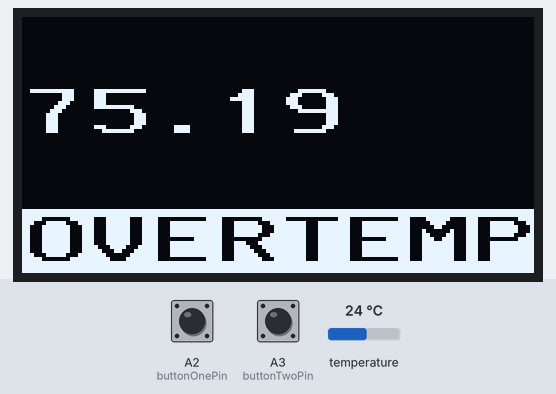
This sketch was run on a simulated Arduino Uno, built with avr-gcc and run on an emulated ATmega328P. On the bench: 128×64 one-colour display. Inputs (shaded band) come from the test bench; at power-on: temperature 24 °C, A2 (buttonOnePin) HIGH, A3 (buttonTwoPin) HIGH. What the sketch prints to the serial monitor is not drawn.

Above: at 2.4 s.
2.5 s: temperature set to 12 °C
At 3.1 s:
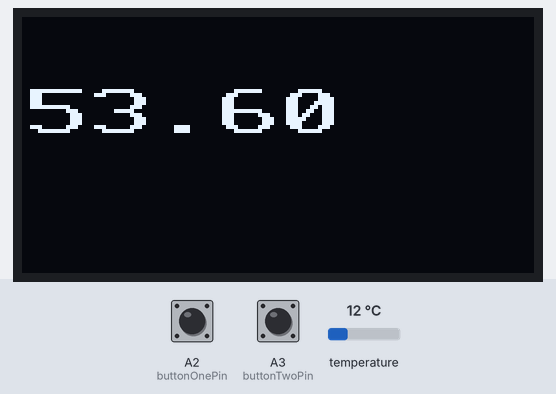
4.3 s: temperature set to 19 °C
At 5.6 s:
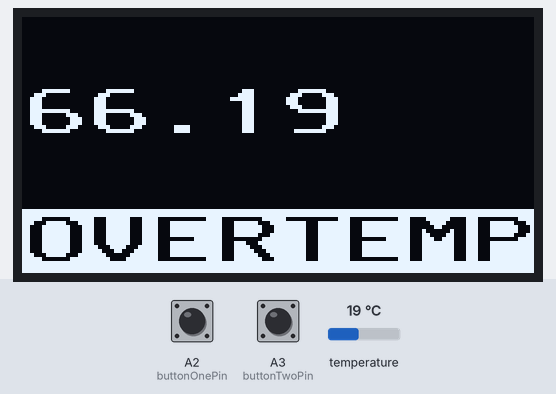
6.3 s: temperature set to 28 °C
At 7.4 s:
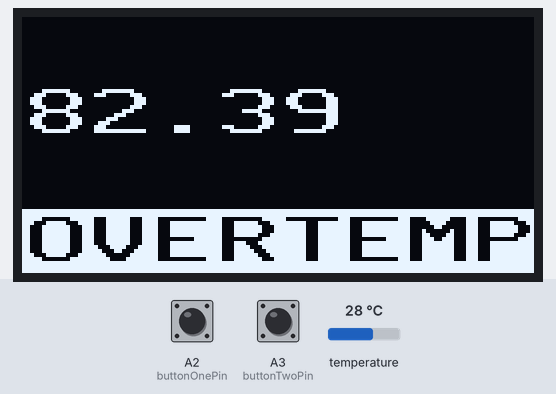
Timing chart, 0 to 9.3 s (numbered marks = the images above; inputs shaded):
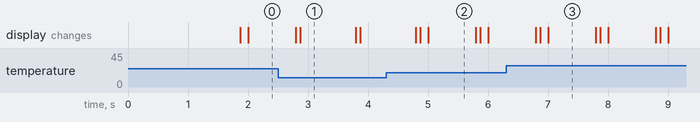

The sketch:

laser_water_temp.ino
```cpp
/*****************
 * Read and display temp from Dallas One Wire temp sensor to OLED.
 * Used for Laser Cutter Water bath monitor.
 * Uses Dallas Temp Sensor purchased from Amazon.
 * Weewooday DS18B20 1 m/ 3.2 Ft Digital Temperature Thermal Cable Waterproof Probe Sensor -55°C to +125°C
 */

// Include the libraries we need
#include <Arduino.h>
#include <U8x8lib.h>

#include <SPI.h>
#include <OneWire.h>
#include <DallasTemperature.h>

// Dallas Temp Sensor data wire is plugged into pin 3 on the Arduino
#define ONE_WIRE_BUS 3

// Setup a oneWire instance to communicate with any OneWire devices (not just Maxim/Dallas temperature ICs)
OneWire oneWire(ONE_WIRE_BUS);

// Pass our oneWire reference to Dallas Temperature.
DallasTemperature sensors(&oneWire);

/***********************************************************************/
static U8X8_SSD1306_128X64_NONAME_4W_HW_SPI u8x8(/* cs=*/ 7, /* dc=*/ 8, /* reset=*/ 6);
static const unsigned long display_update_interval = 1000;  // set timeout for updating display, 1000 ms = 1 second
static unsigned long last_time_display_update;        // running timeout for updating display
static const unsigned long displayOffTimeout = 300000;// set timeout for blanking display 60000 ms = 60 sec, 300000 ms = 5 minutes
static unsigned long last_displayOff_time;            // running timeout for blanking display
static bool displayON = true;

/***************** BUTTON SUPPORT ***************/
static const int buttonOnePin = A2;   // physical pins on the board
static const int buttonTwoPin = A3;
int buttonOneState;                   // the current reading from the input pin
int lastButtonOneState = HIGH;        // the previous reading from the input pin
int buttonTwoState;                   // the current reading from the input pin
int lastButtonTwoState = HIGH;        // the previous reading from the input pin

// the following variables are unsigned longs because the time, measured in
// milliseconds, will quickly become a bigger number than can be stored in an int.
unsigned long lastDebounceTimeButtonOne = 0;  // the last time the output pin was toggled
unsigned long lastDebounceTimeButtonTwo = 0;  // the last time the output pin was toggled
unsigned long debounceDelay = 50;             // the debounce time; increase if the output flickers

unsigned long timerNow;               // capture time now for checking against timeouts for display

/*
 * The setup function. We only start the sensors here
 */
void setup(void)
{
  // start serial port
  Serial.begin(115200);
  Serial.println("Dallas Temperature IC Control Library Demo");

  pinMode(buttonOnePin, INPUT_PULLUP);
  pinMode(buttonTwoPin, INPUT_PULLUP);

  // Start up the library
  sensors.begin();
  u8x8.begin();
  u8x8.setFlipMode(1);
  u8x8.setPowerSave(0);
}

/*
 * Main function, get and show the temperature
 */
void loop(void)
{
  // take action every N milliseconds for display
  timerNow = millis(); // capture timer at this loop
  // check to see if enough time has elapsed to update display
  if ( displayON && (timerNow - last_time_display_update) >= display_update_interval )
  {
    last_time_display_update = timerNow; // reset time of this update

    // call sensors.requestTemperatures() to issue a global temperature request to all devices on the bus
    //Serial.print("Requesting temperatures...");
    sensors.requestTemperatures(); // Send the command to get temperatures
    //Serial.println("DONE");
    // After we got the temperatures, we can print them here.
    // We use the function ByIndex, and as an example get the temperature from the first sensor only.
    //float tempC = sensors.getTempCByIndex(0);
    float tempF = sensors.getTempFByIndex(0);
    char buffer[8];

    // Check if reading was successful
    if(tempF != DEVICE_DISCONNECTED_C)
    {
      Serial.print("Temperature for the device 1 (index 0) is: ");
      //Serial.println(tempC);
      Serial.println(tempF);

      Serial.println((unsigned int)(tempF));
      Serial.println((unsigned long)(tempF*1000));
      Serial.println((unsigned int)(tempF*100)%100);

      sprintf(buffer, "%d.%d", (unsigned int)(tempF), (unsigned int)(tempF*100)%100);
      Serial.println(buffer);

      u8x8.clearDisplay();
      //u8x8.setFont(u8x8_font_chroma48medium8_r);
      u8x8.setFont(u8x8_font_px437wyse700b_2x2_r);
      u8x8.drawString(0,2,buffer);
      if( tempF > 65.0)
      {
        u8x8.setInverseFont(1);
        u8x8.drawString(0,6,"OVERTEMP");
        u8x8.setInverseFont(0);
      }

      //u8x8.setFont(u8x8_font_px437wyse700b_2x2_r);
      //u8x8.drawString(0, 2, tempF);
      u8x8.refreshDisplay();    // only required for SSD1606/7
    }
    else
    {
      Serial.println("Error: Could not read temperature data");
      u8x8.drawString(0,6,"  ERROR  ");
    }
  }

  // Check display blank timeout
  if ( (timerNow - last_displayOff_time) >= displayOffTimeout )
  {
    last_displayOff_time = timerNow;
    u8x8.setPowerSave( 1 );
    displayON = false;
  }

  // ----------- read physical buttons --------------------------
  // read the state of the switch into a local variable:
  int buttonOneValue = digitalRead(buttonOnePin);
  int buttonTwoValue = digitalRead(buttonTwoPin);

  // check to see if you just pressed the button
  // (i.e. the input went from LOW to HIGH), and you've waited long enough
  // since the last press to ignore any noise:

  timerNow = millis();  // refresh timer value for button checks
  // If the switch changed, due to noise or pressing:
  if ((buttonOneValue != lastButtonOneState) || (buttonTwoValue != lastButtonTwoState))
  {
    // reset the debouncing timer
    lastDebounceTimeButtonOne = timerNow;
    lastDebounceTimeButtonTwo = timerNow;
  }

  if (((timerNow - lastDebounceTimeButtonOne) > debounceDelay) || ((timerNow - lastDebounceTimeButtonTwo) > debounceDelay))
  {
    // whatever the reading is at, it's been there for longer than the debounce
    // delay, so take it as the actual current state:
    // if the button state has changed:
    if ((buttonOneValue != buttonOneState) || (buttonTwoValue != buttonTwoState))
    {
      buttonOneState = buttonOneValue;
      buttonTwoState = buttonTwoValue;
      // only enable OLED if the new button state is LOW
      if ((buttonOneState == LOW) || (buttonTwoState == LOW))
      {
        u8x8.setPowerSave( 0 );           // enable display
        displayON = true;
        last_displayOff_time = timerNow;  // reset display blanking timeout to button press time
      }
    }
  }
  // save the reading. Next time through the loop, it'll be the lastButtonState:
  lastButtonOneState = buttonOneValue;
  lastButtonTwoState = buttonTwoValue;
}
```

Measured:
- after the input at 4.3 s, the display: first differs from a run without the input after 0.57 s (image 2 shows a later state)
- what the display in image 1 shows lasts 0.9 s, from 2.9 s to 3.8 s
- what the display in image 2 shows lasts 0.8 s, from 5.0 s to 5.8 s
